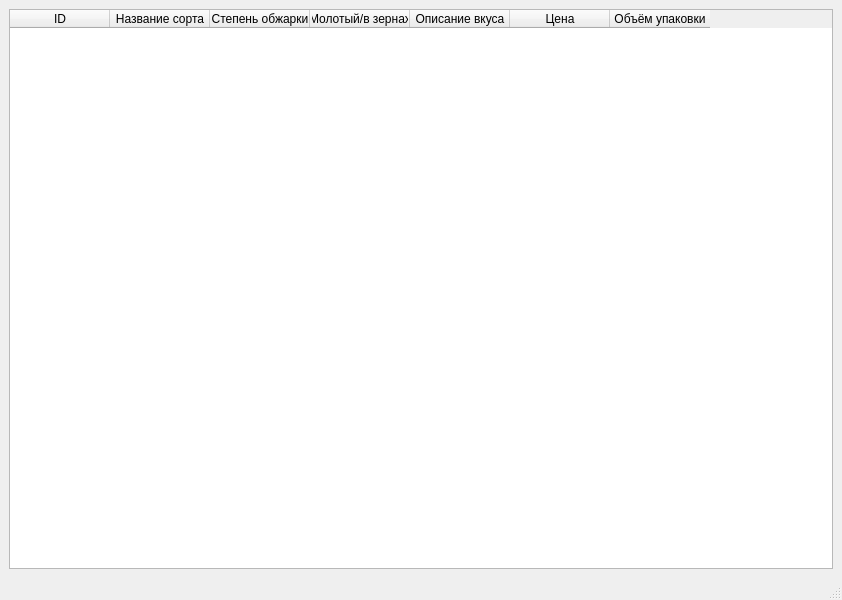
<?xml version="1.0" encoding="UTF-8"?>
<ui version="4.0">
 <class>MainWindow</class>
 <widget class="QMainWindow" name="MainWindow">
  <property name="geometry">
   <rect>
    <x>0</x>
    <y>0</y>
    <width>842</width>
    <height>600</height>
   </rect>
  </property>
  <property name="windowTitle">
   <string>Эспрессо</string>
  </property>
  <widget class="QWidget" name="centralwidget">
   <layout class="QVBoxLayout" name="verticalLayout">
    <item>
     <widget class="QTableWidget" name="tableWidget">
      <column>
       <property name="text">
        <string>ID</string>
       </property>
      </column>
      <column>
       <property name="text">
        <string>Название сорта</string>
       </property>
      </column>
      <column>
       <property name="text">
        <string>Степень обжарки</string>
       </property>
      </column>
      <column>
       <property name="text">
        <string>Молотый/в зернах</string>
       </property>
      </column>
      <column>
       <property name="text">
        <string>Описание вкуса</string>
       </property>
      </column>
      <column>
       <property name="text">
        <string>Цена</string>
       </property>
      </column>
      <column>
       <property name="text">
        <string>Объём упаковки</string>
       </property>
      </column>
     </widget>
    </item>
   </layout>
  </widget>
  <widget class="QMenuBar" name="menubar">
   <property name="geometry">
    <rect>
     <x>0</x>
     <y>0</y>
     <width>842</width>
     <height>21</height>
    </rect>
   </property>
  </widget>
  <widget class="QStatusBar" name="statusbar"/>
 </widget>
 <resources/>
 <connections/>
</ui>
